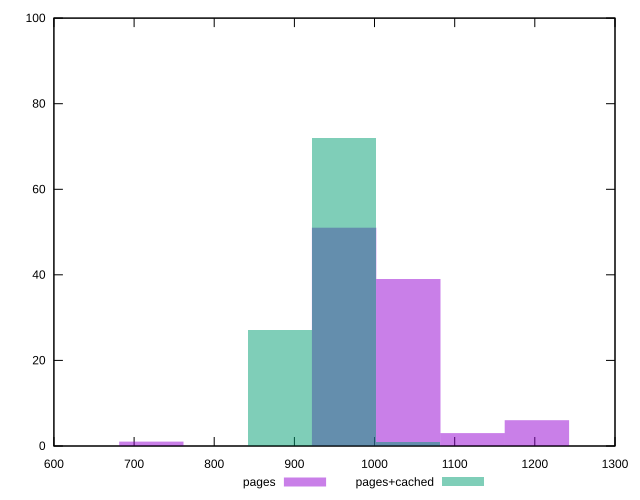

Write gnuplot code to recreate this figure.
reset
set terminal svg size 640, 500 enhanced background rgb 'white'
set output "report_00007_2020-12-11T15:55:29.892Z/render-blocking-resources/comparison/histogram/1_vs_2.svg"

$pages <<EOF
1240.680845742997 4
1033.9007047858308 52
964.9739911334422 36
1171.7541320906084 2
1102.8274184382196 5
758.193850176276 1
EOF

$pagesCached <<EOF
1033.9007047858308 1
964.9739911334422 72
896.0472774810535 27
EOF

set key outside below
set boxwidth 68.92671365238873
set yrange [0:100]
set style fill transparent solid 0.5 noborder

plot \
  $pages title "pages" with boxes, \
  $pagesCached title "pages+cached" with boxes, \


reset
